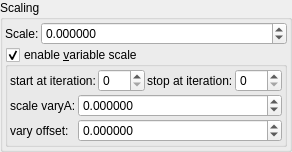
    <widget class="QGroupBox" name="groupBox_9">
     <property name="title">
      <string>Scaling</string>
     </property>
     <layout class="QVBoxLayout" name="verticalLayout_14" stretch="0,0">
      <property name="spacing">
       <number>2</number>
      </property>
      <property name="leftMargin">
       <number>2</number>
      </property>
      <property name="topMargin">
       <number>2</number>
      </property>
      <property name="rightMargin">
       <number>2</number>
      </property>
      <property name="bottomMargin">
       <number>2</number>
      </property>
      <item>
       <layout class="QHBoxLayout" name="horizontalLayout_9" stretch="0,1">
        <property name="topMargin">
         <number>0</number>
        </property>
        <item>
         <widget class="QLabel" name="label_10">
          <property name="text">
           <string>Scale:</string>
          </property>
         </widget>
        </item>
        <item>
         <widget class="MyDoubleSpinBox" name="spinbox_transf_scale_2">
          <property name="sizePolicy">
           <sizepolicy hsizetype="Minimum" vsizetype="Maximum">
            <horstretch>0</horstretch>
            <verstretch>0</verstretch>
           </sizepolicy>
          </property>
          <property name="prefix">
           <string/>
          </property>
          <property name="suffix">
           <string/>
          </property>
          <property name="decimals">
           <number>6</number>
          </property>
          <property name="minimum">
           <double>-99.989999999999995</double>
          </property>
          <property name="maximum">
           <double>99.989999999999995</double>
          </property>
          <property name="singleStep">
           <double>0.100000000000000</double>
          </property>
         </widget>
        </item>
       </layout>
      </item>
      <item>
       <widget class="MyGroupBox" name="groupCheck_transf_function_enabledK_false">
        <property name="title">
         <string>enable &amp;variable scale</string>
        </property>
        <property name="checkable">
         <bool>true</bool>
        </property>
        <layout class="QVBoxLayout" name="verticalLayout_18" stretch="0,0">
         <property name="spacing">
          <number>2</number>
         </property>
         <property name="leftMargin">
          <number>2</number>
         </property>
         <property name="topMargin">
          <number>2</number>
         </property>
         <property name="rightMargin">
          <number>2</number>
         </property>
         <property name="bottomMargin">
          <number>2</number>
         </property>
         <item>
          <layout class="QHBoxLayout" name="horizontalLayout_10" stretch="0,1,0,1">
           <property name="topMargin">
            <number>0</number>
           </property>
           <item>
            <widget class="QLabel" name="label_75">
             <property name="text">
              <string>start at iteration:</string>
             </property>
             <property name="wordWrap">
              <bool>true</bool>
             </property>
            </widget>
           </item>
           <item>
            <widget class="MySpinBox" name="spinboxInt_transf_start_iterations_K">
             <property name="sizePolicy">
              <sizepolicy hsizetype="Minimum" vsizetype="Maximum">
               <horstretch>0</horstretch>
               <verstretch>0</verstretch>
              </sizepolicy>
             </property>
             <property name="minimum">
              <number>0</number>
             </property>
             <property name="maximum">
              <number>999</number>
             </property>
             <property name="value">
              <number>0</number>
             </property>
            </widget>
           </item>
           <item>
            <widget class="QLabel" name="label_60">
             <property name="text">
              <string>stop at iteration:</string>
             </property>
             <property name="wordWrap">
              <bool>true</bool>
             </property>
            </widget>
           </item>
           <item>
            <widget class="MySpinBox" name="spinboxInt_transf_stop_iterations_K">
             <property name="sizePolicy">
              <sizepolicy hsizetype="Preferred" vsizetype="Maximum">
               <horstretch>0</horstretch>
               <verstretch>0</verstretch>
              </sizepolicy>
             </property>
             <property name="maximum">
              <number>999</number>
             </property>
            </widget>
           </item>
          </layout>
         </item>
         <item>
          <layout class="QGridLayout" name="gridLayout_34" columnstretch="0,1">
           <property name="spacing">
            <number>2</number>
           </property>
           <item row="1" column="1">
            <widget class="MyDoubleSpinBox" name="spinbox_transf_scale_vary_0">
             <property name="sizePolicy">
              <sizepolicy hsizetype="Minimum" vsizetype="Maximum">
               <horstretch>0</horstretch>
               <verstretch>0</verstretch>
              </sizepolicy>
             </property>
             <property name="prefix">
              <string/>
             </property>
             <property name="suffix">
              <string/>
             </property>
             <property name="decimals">
              <number>6</number>
             </property>
             <property name="minimum">
              <double>-99.989999999999995</double>
             </property>
             <property name="maximum">
              <double>99.989999999999995</double>
             </property>
             <property name="singleStep">
              <double>0.100000000000000</double>
             </property>
            </widget>
           </item>
           <item row="2" column="1">
            <widget class="MyDoubleSpinBox" name="spinbox_transf_scaleC_1">
             <property name="sizePolicy">
              <sizepolicy hsizetype="Minimum" vsizetype="Maximum">
               <horstretch>0</horstretch>
               <verstretch>0</verstretch>
              </sizepolicy>
             </property>
             <property name="prefix">
              <string/>
             </property>
             <property name="suffix">
              <string/>
             </property>
             <property name="decimals">
              <number>6</number>
             </property>
             <property name="minimum">
              <double>-99.989999999999995</double>
             </property>
             <property name="maximum">
              <double>99.989999999999995</double>
             </property>
             <property name="singleStep">
              <double>0.100000000000000</double>
             </property>
            </widget>
           </item>
           <item row="2" column="0">
            <widget class="QLabel" name="label_151">
             <property name="text">
              <string>vary offset:</string>
             </property>
            </widget>
           </item>
           <item row="1" column="0">
            <widget class="QLabel" name="label_146">
             <property name="text">
              <string>scale varyA:</string>
             </property>
            </widget>
           </item>
          </layout>
         </item>
        </layout>
       </widget>
      </item>
     </layout>
    </widget>
